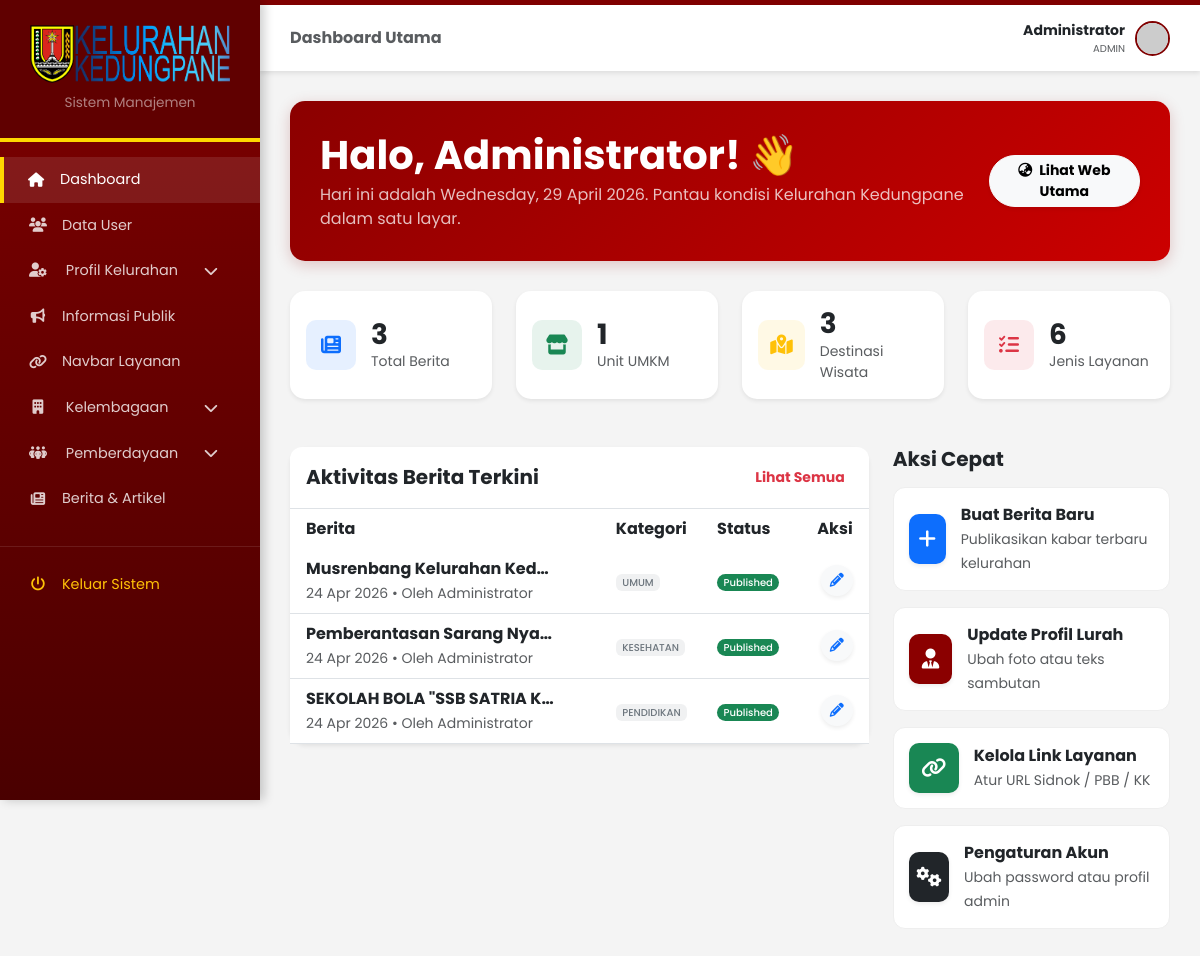
The app's page /admin/admin_dashboard.php (signed in) with its own data.
### tables this page shows
CREATE TABLE `berita` (
  `id` int(11) NOT NULL,
  `judul` varchar(255) NOT NULL,
  `slug` varchar(255) NOT NULL,
  `isi` text NOT NULL,
  `ringkasan` varchar(500) DEFAULT NULL,
  `gambar` varchar(255) DEFAULT NULL,
  `kategori` enum('umum','kesehatan','pembangunan','keamanan','pendidikan','ekonomi') DEFAULT 'umum',
  `penulis_id` int(11) DEFAULT NULL,
  `is_published` tinyint(1) DEFAULT 0,
  `is_pinned` tinyint(1) NOT NULL DEFAULT 0,
  `tanggal` date NOT NULL,
  `created_at` timestamp NOT NULL DEFAULT current_timestamp(),
  `updated_at` timestamp NOT NULL DEFAULT current_timestamp() ON UPDATE current_timestamp()
);

CREATE TABLE `users` (
  `id` int(11) NOT NULL,
  `username` varchar(50) NOT NULL,
  `password` varchar(255) NOT NULL,
  `role` enum('Super Admin','Admin','Editor') DEFAULT 'Admin',
  `alamat` text DEFAULT NULL,
  `tanggal_lahir` date DEFAULT NULL,
  `jabatan` varchar(100) DEFAULT NULL,
  `foto_profil` varchar(255) DEFAULT NULL,
  `nama` varchar(100) NOT NULL,
  `foto` varchar(255) DEFAULT NULL,
  `last_login` datetime DEFAULT NULL,
  `is_active` tinyint(1) DEFAULT 1,
  `created_at` timestamp NOT NULL DEFAULT current_timestamp(),
  `updated_at` timestamp NOT NULL DEFAULT current_timestamp() ON UPDATE current_timestamp()
);

### admin/admin_dashboard.php (the view, shortened to what this page needs)
<?php
require_once __DIR__ . '/auth.php';
$tot_berita = mysqli_fetch_assoc(mysqli_query($conn, "SELECT COUNT(*) as t FROM berita"))['t'] ?? 0;
$tot_umkm = mysqli_fetch_assoc(mysqli_query($conn, "SELECT COUNT(*) as t FROM umkm"))['t'] ?? 0;
$tot_wisata = mysqli_fetch_assoc(mysqli_query($conn, "SELECT COUNT(*) as t FROM destinasi_wisata"))['t'] ?? 0;
$tot_layanan = mysqli_fetch_assoc(mysqli_query($conn, "SELECT COUNT(*) as t FROM layanan_administrasi"))['t'] ?? 0;
$query_berita = mysqli_query($conn, "SELECT b.id, b.judul, b.kategori, b.tanggal, b.is_published, u.nama as penulis
                                    FROM berita b
                                    LEFT JOIN users u ON b.penulis_id = u.id
                                    ORDER BY b.tanggal DESC LIMIT 5");
include 'admin_header.php';
?>
<div class="welcome-banner d-flex justify-content-between align-items-center">
    <div>
        <h1 class="fw-bold mb-1">Halo, <?= $_SESSION['nama'] ?? 'Administrator'; ?>! 👋</h1>
        <p class="mb-0 opacity-75">Hari ini adalah <?= date('l, d F Y'); ?>. Pantau kondisi Kelurahan Kedungpane dalam satu layar.</p>
    </div>
    <div class="d-none d-md-block text-end">
        <a href="../index.php" target="_blank" class="btn btn-light btn-sm rounded-pill px-3 fw-bold shadow-sm">
            <i class="fa-solid fa-earth-asia me-1"></i> Lihat Web Utama
        </a>
    </div>
</div>
<div class="row g-4 mb-5">
    <div class="col-md-3">
        <div class="card stat-card-pro shadow-sm h-100">
            <div class="card-body d-flex align-items-center">
                <div class="icon-box bg-primary bg-opacity-10 text-primary">
                    <i class="fa-solid fa-newspaper"></i>
                </div>
                <div>
                    <h3 class="fw-bold mb-0"><?= $tot_berita; ?></h3>
                    <p class="text-muted small mb-0">Total Berita</p>
                </div>
            </div>
        </div>
    </div>
    <div class="col-md-3">
        <div class="card stat-card-pro shadow-sm h-100">
            <div class="card-body d-flex align-items-center">
                <div class="icon-box bg-success bg-opacity-10 text-success">
                    <i class="fa-solid fa-store"></i>
                </div>
                <div>
                    <h3 class="fw-bold mb-0"><?= $tot_umkm; ?></h3>
                    <p class="text-muted small mb-0">Unit UMKM</p>
                </div>
            </div>
        </div>
    </div>
    <div class="col-md-3">
        <div class="card stat-card-pro shadow-sm h-100">
            <div class="card-body d-flex align-items-center">
                <div class="icon-box bg-warning bg-opacity-10 text-warning">
                    <i class="fa-solid fa-map-location-dot"></i>
                </div>
                <div>
                    <h3 class="fw-bold mb-0"><?= $tot_wisata; ?></h3>
                    <p class="text-muted small mb-0">Destinasi Wisata</p>
                </div>
            </div>
        </div>
    </div>
    <div class="col-md-3">
        <div class="card stat-card-pro shadow-sm h-100">
            <div class="card-body d-flex align-items-center">
                <div class="icon-box bg-danger bg-opacity-10 text-danger">
                    <i class="fa-solid fa-list-check"></i>
                </div>
                <div>
                    <h3 class="fw-bold mb-0"><?= $tot_layanan; ?></h3>
                    <p class="text-muted small mb-0">Jenis Layanan</p>
                </div>
            </div>
        </div>
    </div>
</div>
<div class="row g-4">
    <div class="col-lg-8">
        <div class="card border-0 shadow-sm rounded-4">
            <div class="card-header bg-white py-3 border-bottom d-flex justify-content-between align-items-center">
                <h5 class="fw-bold mb-0">Aktivitas Berita Terkini</h5>
                <a href="admin_berita.php" class="btn btn-sm btn-outline-danger border-0 fw-bold">Lihat Semua</a>
            </div>
            <div class="table-responsive">
                <table class="table table-hover align-middle mb-0">
                    <thead class="bg-light">
                        <tr>
                            <th class="ps-3 border-0">Berita</th>
                            <th class="border-0">Kategori</th>
                            <th class="border-0">Status</th>
                            <th class="border-0 text-end pe-3">Aksi</th>
                        </tr>
                    </thead>
                    <tbody>
                        <?php if(mysqli_num_rows($query_berita) > 0): ?>
                            <?php while($row = mysqli_fetch_assoc($query_berita)): ?>
                            <tr>
                                <td class="ps-3">
                                    <div class="fw-bold text-dark text-truncate" style="max-width: 250px;"><?= htmlspecialchars($row['judul']); ?></div>
                                    <small class="text-muted"><?= date('d M Y', strtotime($row['tanggal'])); ?> • Oleh <?= htmlspecialchars($row['penulis'] ?? 'Admin'); ?></small>
                                </td>
                                <td><span class="badge bg-secondary bg-opacity-10 text-secondary text-uppercase" style="font-size: 10px;"><?= htmlspecialchars($row['kategori']); ?></span></td>
                                <td>
                                    <?= ($row['is_published'] == 1)
                                        ? '<span class="badge rounded-pill bg-success" style="font-size: 10px;">Published</span>'
                                        : '<span class="badge rounded-pill bg-warning text-dark" style="font-size: 10px;">Draft</span>'; ?>
                                </td>
                                <td class="text-end pe-3">
                                    <a href="admin_berita_edit.php?id=<?= $row['id'] ?>" class="btn btn-sm btn-light rounded-circle shadow-sm">
                                        <i class="fa-solid fa-pencil text-primary"></i>
                                    </a>
                                </td>
                            </tr>
                            <?php endwhile; ?>
                        <?php else: ?>
                            <tr><td colspan="4" class="text-center py-4 text-muted">Belum ada data berita.</td></tr>
                        <?php endif; ?>
                    </tbody>
                </table>
            </div>
        </div>
    </div>
    <div class="col-lg-4">
        <h5 class="fw-bold mb-3">Aksi Cepat</h5>
        <div class="d-grid gap-3">
            <a href="admin_berita_tambah.php" class="text-decoration-none quick-action-btn text-dark">
                <div class="icon-box bg-primary text-white shadow-sm"><i class="fa-solid fa-plus"></i></div>
                <div>
                    <div class="fw-bold">Buat Berita Baru</div>
                    <small class="text-muted">Publikasikan kabar terbaru kelurahan</small>
                </div>
            </a>
            <a href="admin_profil.php" class="text-decoration-none quick-action-btn text-dark">
                <div class="icon-box bg-maroon text-white shadow-sm" style="background-color: #8B0000 !important;"><i class="fa-solid fa-user-tie"></i></div>
                <div>
                    <div class="fw-bold">Update Profil Lurah</div>
                    <small class="text-muted">Ubah foto atau teks sambutan</small>
                </div>
            </a>
            <a href="admin_layanan.php" class="text-decoration-none quick-action-btn text-dark">
                <div class="icon-box bg-success text-white shadow-sm"><i class="fa-solid fa-link"></i></div>
                <div>
                    <div class="fw-bold">Kelola Link Layanan</div>
                    <small class="text-muted">Atur URL Sidnok / PBB / KK</small>
                </div>
            </a>
            <a href="admin_users.php" class="text-decoration-none quick-action-btn text-dark">
                <div class="icon-box bg-dark text-white shadow-sm"><i class="fa-solid fa-gears"></i></div>
                <div>
                    <div class="fw-bold">Pengaturan Akun</div>
                    <small class="text-muted">Ubah password atau profil admin</small>
                </div>
            </a>
        </div>
    </div>
</div>
<?php include 'admin_footer.php'; ?>

### admin/admin_styles.css (style rules this page uses)
:root { --maroon-dark: #4a0000; --maroon-bright: #800000; --maroon-header: #600000; --gold: #ffd700; --bg-light: #f4f4f4; }
* { margin: 0; padding: 0; box-sizing: border-box; }
body { font-family: 'Poppins', sans-serif; background-color: var(--bg-light); display: flex; min-height: 100vh; }
.table-responsive { overflow-x: auto; -webkit-overflow-scrolling: touch; }
.gap-3 { gap: 1rem !important; }
.badge { font-weight: 500; }
.card { border-radius: 0.75rem; }
.card-header { border-radius: 0.75rem 0.75rem 0 0 !important; }

### admin/admin_dashboard.php (style rules this page uses)
.welcome-banner { background: linear-gradient(135deg, #8B0000 0%, #cc0000 100%); color: white; padding: 30px; border-radius: 15px; margin-bottom: 30px; box-shadow: 0 4px 15px rgba(139, 0, 0, 0.2); }
.stat-card-pro { border: none; border-radius: 15px; transition: transform 0.3s ease; overflow: hidden; }
.quick-action-btn { transition: all 0.3s; border-radius: 12px; text-align: left; padding: 15px; display: flex; align-items: center; border: 1px solid #eee; background: #fff; }
.icon-box { width: 50px; height: 50px; border-radius: 10px; display: flex; align-items: center; justify-content: center; margin-right: 15px; font-size: 20px; }

### records on screen
berita: judul "Musrenbang Kelurahan Ked…", tanggal "24 Apr 2026", penulis.nama "Administrator", kategori "UMUM", is_published "Published"
berita: judul "Pemberantasan Sarang Nya…", tanggal "24 Apr 2026", penulis.nama "Administrator", kategori "KESEHATAN", is_published "Published"
berita: judul "SEKOLAH BOLA \"SSB SATRIA K…", tanggal "24 Apr 2026", penulis.nama "Administrator", kategori "PENDIDIKAN", is_published "Published"

### other values on screen
$page_title "Dashboard Utama"
$_SESSION['nama'] "Administrator"
$_SESSION['role'] "ADMIN"
$tot_berita "3"
$tot_umkm "1"
$tot_wisata "3"
$tot_layanan "6"
